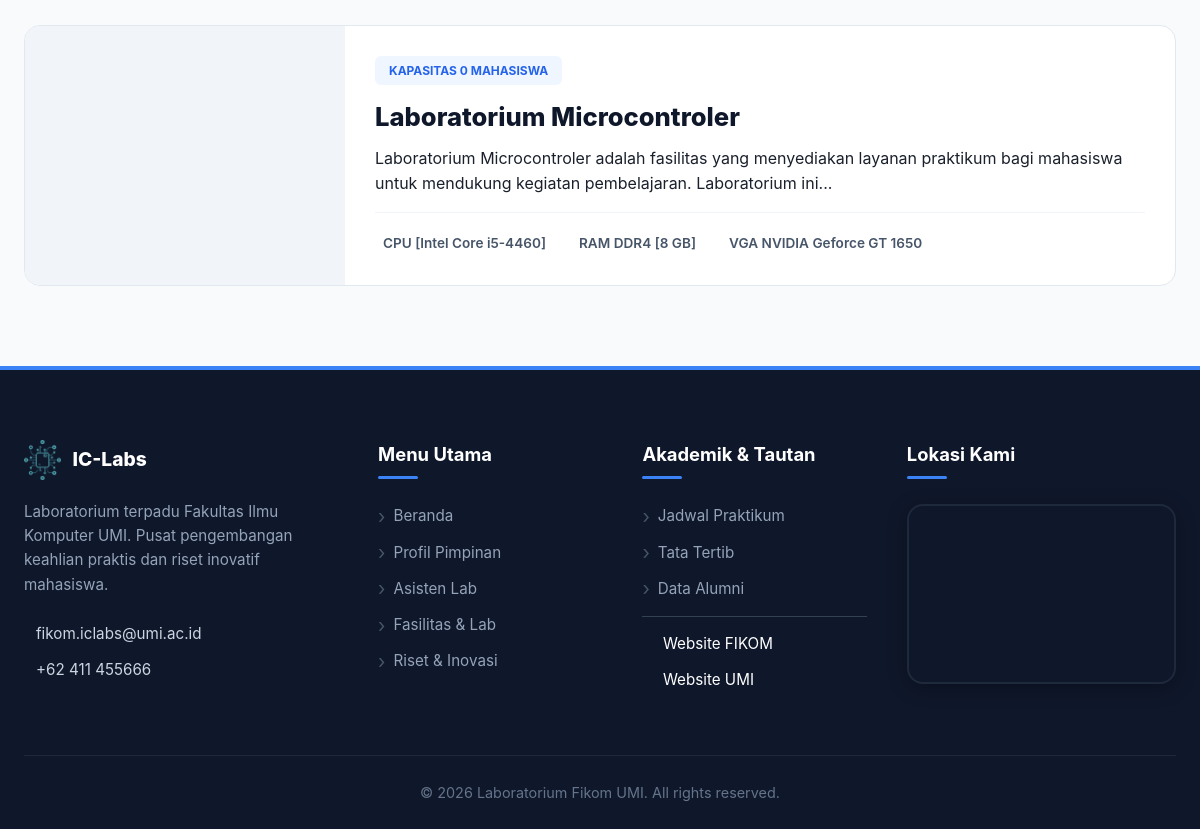
/public/laboratorium (lower part), run on an earlier commit of the app's database.
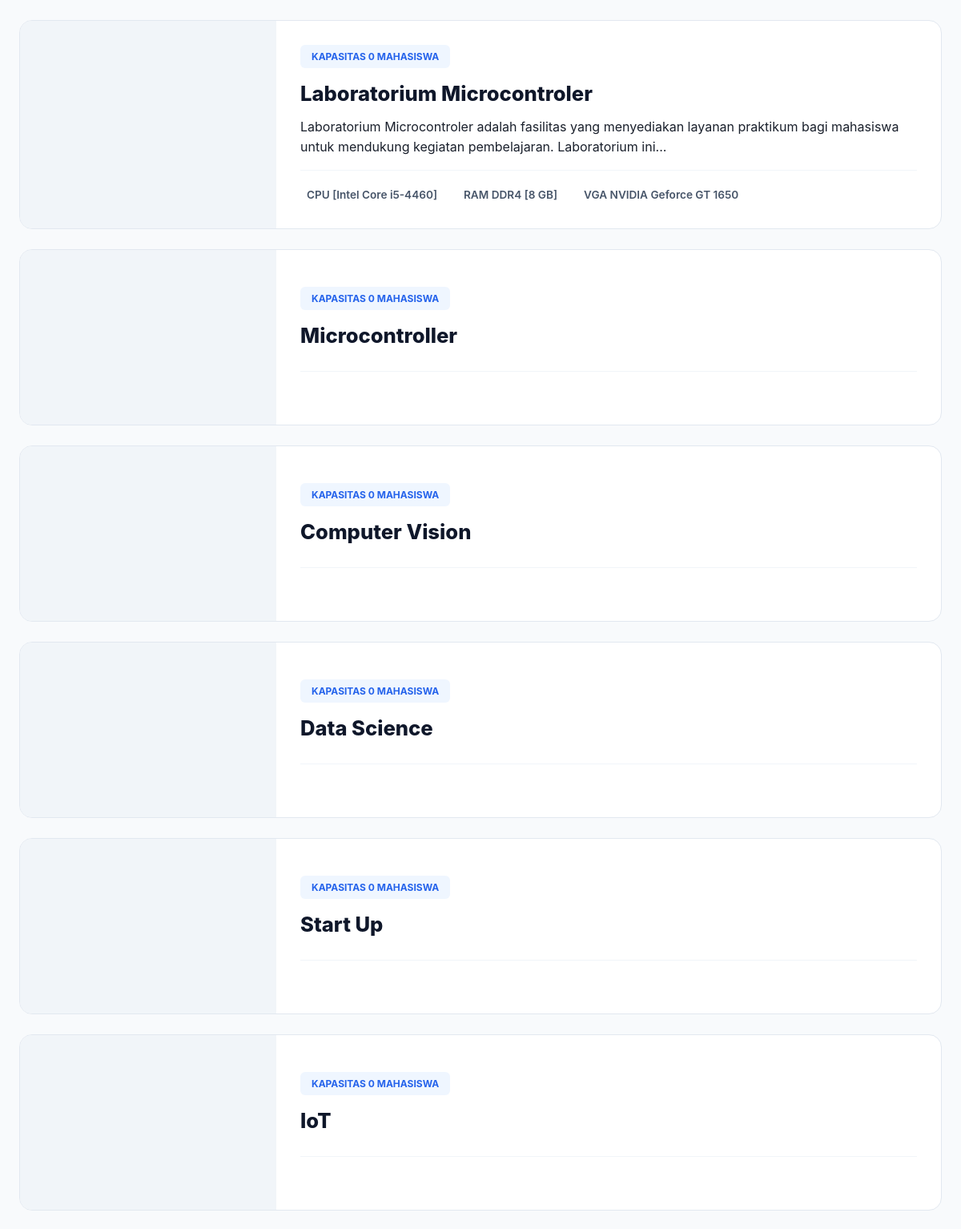
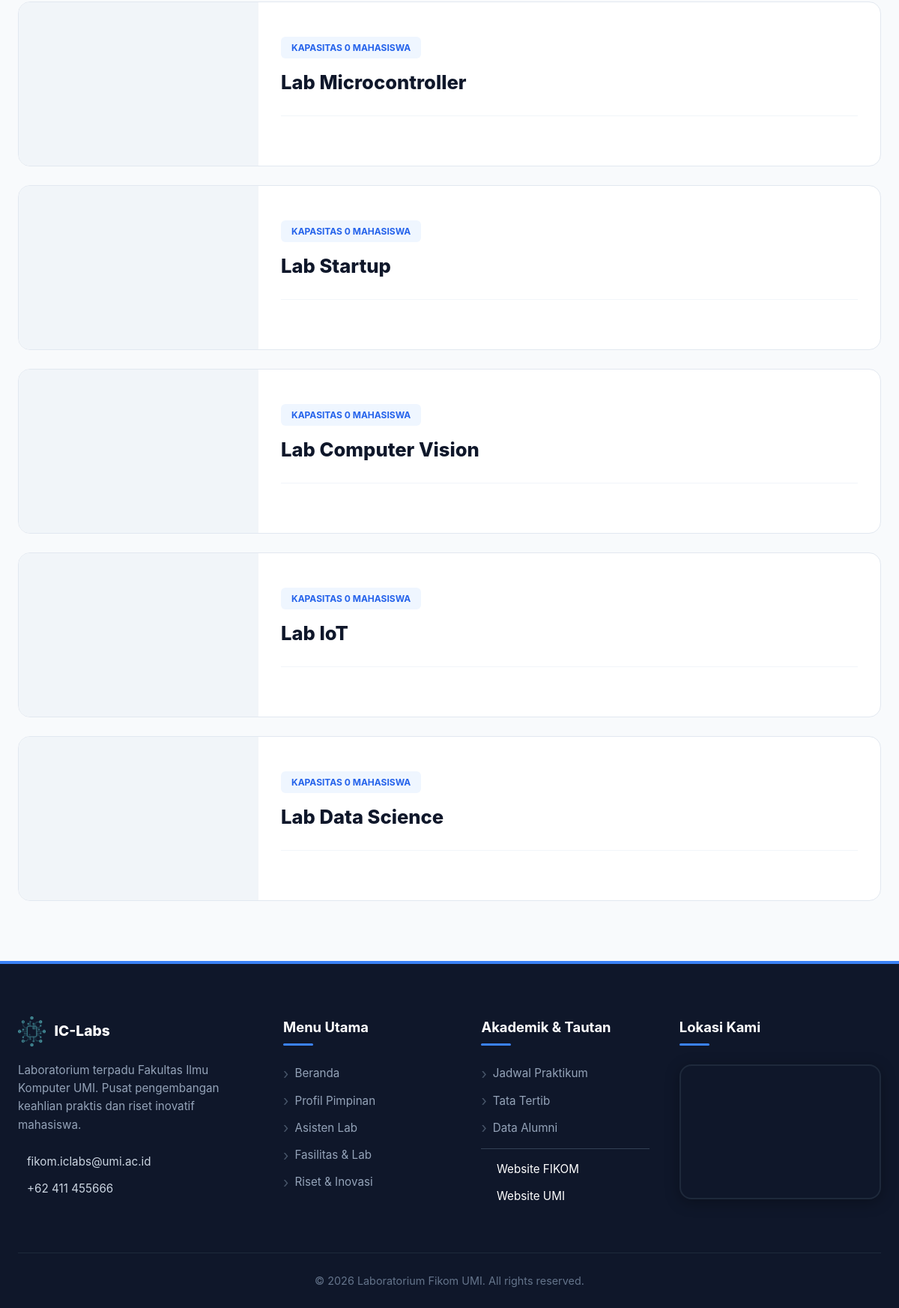
And on a later commit of the database (2 pictures, top to bottom).
### tables this page shows
CREATE TABLE `laboratorium` (
  `idLaboratorium` int(11) NOT NULL,
  `nama` varchar(100) NOT NULL,
  `jenis` enum('Laboratorium','Riset') DEFAULT 'Laboratorium',
  `idKordinatorAsisten` int(11) DEFAULT NULL,
  `deskripsi` text DEFAULT NULL,
  `gambar` varchar(255) DEFAULT NULL,
  `jumlahPc` int(11) DEFAULT NULL,
  `jumlahKursi` int(11) DEFAULT NULL,
  `lokasi` varchar(255) DEFAULT NULL,
  `kapasitas` int(11) DEFAULT 0,
  `processor` varchar(255) DEFAULT NULL,
  `ram` varchar(100) DEFAULT NULL,
  `storage` varchar(100) DEFAULT NULL,
  `gpu` varchar(255) DEFAULT NULL,
  `monitor` varchar(255) DEFAULT NULL,
  `software` text DEFAULT NULL,
  `fasilitas_pendukung` text DEFAULT NULL,
  `koordinator_nama` varchar(255) DEFAULT NULL,
  `koordinator_foto` varchar(255) DEFAULT NULL
);

### app/views/fasilitas/laboratorium.php (the view, shortened to what this page needs)
<?php
$lab_list = [];
if (!empty($data['laboratorium'])) {
    $lab_list = $data['laboratorium'];
} else {
    global $pdo;
    try {
        if ($pdo instanceof PDO) {
            $stmt = $pdo->query("SELECT * FROM laboratorium WHERE jenis = 'Laboratorium' ORDER BY idLaboratorium ASC");
            $lab_list = $stmt->fetchAll(PDO::FETCH_ASSOC);
        }
    } catch (Throwable $e) { $lab_list = []; }
}
?>
<section class="fasilitas-section">
    <div class="container">
        <div class="facility-grid">
            <?php if (!empty($lab_list)) : ?>
                <?php foreach ($lab_list as $row) : ?>
                    <?php
                        $descRaw = $row['deskripsi'] ?? '';
                        $deskripsi = strlen($descRaw) > 150 ? substr($descRaw, 0, 150) . '...' : $descRaw;
                    ?>
                    <a href="<?= PUBLIC_URL ?>/detail_fasilitas/<?= $row['idLaboratorium'] ?>" class="facility-row">
                        <div class="facility-img-side">
                        </div>
                        <div class="facility-info-side">
                            <div class="facility-meta">
                                <span class="badge-info">
                                    <i class="ri-group-line"></i> Kapasitas <?= $row['kapasitas'] ?> Mahasiswa
                                </span>
                            </div>
                            <h3><?= htmlspecialchars($row['nama']) ?></h3>
                            <p><?= htmlspecialchars($deskripsi) ?></p>
                            <div class="mini-specs">
                                <?php if (!empty($row['processor'])) : ?>
                                    <div class="mini-spec-item"><i class="ri-cpu-line"></i> <?= htmlspecialchars($row['processor']) ?></div>
                                <?php endif; ?>
                                <?php if (!empty($row['ram'])) : ?>
                                    <div class="mini-spec-item"><i class="ri-ram-2-line"></i> <?= htmlspecialchars($row['ram']) ?></div>
                                <?php endif; ?>
                                <?php if (!empty($row['gpu'])) : ?>
                                    <div class="mini-spec-item"><i class="ri-window-line"></i> <?= htmlspecialchars($row['gpu']) ?></div>
                                <?php endif; ?>
                            </div>
                        </div>
                    </a>
                <?php endforeach; ?>
            <?php endif; ?>
        </div>
    </div>
</section>

### public/index.php (shortened to what this page needs)
<?php
$pageParam = $_GET['page'] ?? null;
$routeParam = $_GET['route'] ?? null;
$request_uri = $_SERVER['REQUEST_URI'] ?? '/';
$uri_clean   = explode('?', $request_uri)[0];
$script_name = rtrim(dirname($_SERVER['SCRIPT_NAME']), '/\\');
$uriPath     = str_replace($script_name, '', $uri_clean);
$path = trim($pageParam ?? $routeParam ?? $uriPath, '/');
$segments = array_values(array_filter(
    explode('/', $path),
    fn($s) => $s !== ''
));
$page = $segments[0] ?? 'home';
$direct_views = [
    'home'         => 'home/index.php',
    'apps'         => 'home/apps.php',
    'jadwal'       => 'praktikum/jadwal.php',
    'tatatertib'   => 'praktikum/tatatertib.php',
    'formatpenulisan' => 'praktikum/format_penulisan.php',
    'riset'        => 'fasilitas/riset.php',
    'laboratorium' => 'fasilitas/laboratorium.php',
    'detail_fasilitas' => 'fasilitas/detail.php',
    'kepala'       => 'sumberdaya/kepala.php'
];
if (array_key_exists($page, $direct_views)) {
    if (file_exists(VIEW_PATH . '/templates/header.php')) require_once VIEW_PATH . '/templates/header.php';
    $viewFile = VIEW_PATH . '/' . $direct_views[$page];
    if (file_exists($viewFile)) {
        require_once $viewFile;
    } else {
        echo "<div style='padding:50px; text-align:center;'><h3>Halaman Tidak Ditemukan</h3></div>";
    }
    if (file_exists(VIEW_PATH . '/templates/footer.php')) require_once VIEW_PATH . '/templates/footer.php';
    exit;
}
?>

### app/views/templates/header.php (shortened to what this page needs)
<!DOCTYPE html>
<html lang="id">
<head>
    <link rel="stylesheet" href="<?= PUBLIC_URL ?>/css/variables.css">
    <link rel="stylesheet" href="<?= PUBLIC_URL ?>/css/style.css">
    <?php
        $pageQuery = $_GET['page'] ?? null;
        $uri = parse_url($_SERVER['REQUEST_URI'], PHP_URL_PATH);
        $scriptName = dirname($_SERVER['SCRIPT_NAME']);
        $path = str_replace($scriptName, '', $uri);
        $segments = array_values(array_filter(explode('/', trim($path, '/'))));
        $curPage = $page ?? $pageQuery ?? ($segments[0] ?? 'home');
        $cssMap = [
            'home'         => 'home.css',
            'tatatertib'   => 'praktikum.css',
            'jadwal'       => 'praktikum.css',
            'formatpenulisan' => 'praktikum.css',
            'kepala'       => 'sumberdaya.css',
            'asisten'      => 'sumberdaya.css',
            'sumberdaya'   => 'sumberdaya.css',
            'detail'       => 'sumberdaya.css',
            'fasilitas'    => 'fasilitas.css',
            'riset'        => 'fasilitas.css',
            'laboratorium' => 'fasilitas.css',
            'sop'          => 'sumberdaya.css',
            'alumni'       => 'alumni.css',
            'contact'      => 'contact.css',
            'apps'         => 'apps.css'
        ];
        if (array_key_exists($curPage, $cssMap)) {
            echo '<link rel="stylesheet" href="' . PUBLIC_URL . '/css/' . $cssMap[$curPage] . '">';
        }
    ?>
    <link href="https://cdn.jsdelivr.net/npm/remixicon@3.5.0/fonts/remixicon.css" rel="stylesheet">
</head>
<body>
    <main>

### app/views/templates/footer.php (shortened to what this page needs)
<footer class="main-footer">
    <div class="container">
        <div class="footer-grid">
            <div class="footer-section brand-col">
                <div class="footer-logo">
                    <img src="<?php echo ASSETS_URL; ?>/images/navbar-icon.png" alt="Logo" style="height: 40px; object-fit: contain;">
                    <span style="font-weight: 800; font-size: 1.2rem; color: #fff;">IC-Labs</span>
                </div>
                <p class="footer-desc">
                    Laboratorium terpadu Fakultas Ilmu Komputer UMI. Pusat pengembangan keahlian praktis dan riset inovatif mahasiswa.
                </p>
                <div class="contact-list">
                    <p><i class="ri-mail-send-line"></i> fikom.iclabs@umi.ac.id</p>
                    <p><i class="ri-phone-line"></i> +62 411 455666</p>
                </div>
            </div>
            <div class="footer-section">
                <h3>Menu Utama</h3>
                <ul class="footer-links">
                    <li><a href="<?php echo PUBLIC_URL; ?>/home">Beranda</a></li>
                    <li><a href="<?php echo PUBLIC_URL; ?>/kepala">Profil Pimpinan</a></li>
                    <li><a href="<?php echo PUBLIC_URL; ?>/asisten">Asisten Lab</a></li>
                    <li><a href="<?php echo PUBLIC_URL; ?>/laboratorium">Fasilitas & Lab</a></li>
                    <li><a href="<?php echo PUBLIC_URL; ?>/riset">Riset & Inovasi</a></li>
                </ul>
            </div>
            <div class="footer-section">
                <h3>Akademik & Tautan</h3>
                <ul class="footer-links">
                    <li><a href="<?php echo PUBLIC_URL; ?>/jadwal">Jadwal Praktikum</a></li>
                    <li><a href="<?php echo PUBLIC_URL; ?>/tatatertib">Tata Tertib</a></li>
                    <li><a href="<?php echo PUBLIC_URL; ?>/alumni">Data Alumni</a></li>
                    <li class="separator-link" style="margin: 10px 0; border-top: 1px solid #334155;"></li>
                    <li>
                        <a href="https://fikom.umi.ac.id" target="_blank" style="color: #ffffffff;">
                            Website FIKOM
                        </a>
                    </li>
                    <li>
                        <a href="https://umi.ac.id" target="_blank" style="color: #ffffffff;">
                            Website UMI
                        </a>
                    </li>
                </ul>
            </div>
            <div class="footer-section">
                <h3>Lokasi Kami</h3>
                <div class="map-wrapper">
                    <iframe
                        src="https://www.google.com/maps/embed?pb=!1m14!1m8!1m3!1d3973.791123008261!2d119.448235!3d-5.137305!3m2!1i1024!2i768!4f13.1!3m3!1m2!1s0x2dbefd3165008369%3A0x7af75b8baf265f2b!2sFakultas%20Ilmu%20Komputer%20UMI!5e0!3m2!1sid!2sus!4v1766106276722!5m2!1sid!2sus"
                        width="100%" height="100%" style="border:0;" allowfullscreen="" loading="lazy">
                    </iframe>
                </div>
            </div>
        </div>
        <div class="copyright">
            <p>&copy; <?= date('Y'); ?> Laboratorium Fikom UMI. All rights reserved.</p>
        </div>
    </div>
</footer>
<link href="https://cdn.jsdelivr.net/npm/remixicon@3.5.0/fonts/remixicon.css" rel="stylesheet">
</body>
</html>

### public/css/variables.css (style rules this page uses)
:root { --primary-navy: #1e3a8a; --primary-blue: #2563eb; --hover-blue: #1e40af; --bg-light: #f8fbff; --bg-white: #ffffff; --bg-soft: #eff6ff; --text-dark: #1a202c; --text-grey: #4a5568; --text-light: #dbeafe; --border-color: #e2e8f0; --border-blue: #eff6ff; --shadow-soft: 0 4px 12px rgba(30, 58, 138, 0.05); --container-width: 1280px; --font-main: 'Inter', 'Segoe UI', sans-serif; --radius-card: 15px; --radius-btn: 50px; }

### public/css/style.css (style rules this page uses)
* { margin: 0; padding: 0; box-sizing: border-box; font-family: "Inter", "Segoe UI", sans-serif; }
body { background-color: #f8fbff; color: #1a202c; line-height: 1.6; padding-top: 80px; }
html, body { max-width: 100%; overflow-x: hidden; }
.container { width: 100%; max-width: 1200px; margin: 0 auto; padding: 0 24px; }
h1, h2, h3, h4 { color: #1e3a8a; font-weight: 800; }
a { text-decoration: none; transition: 0.3s ease; }
img { max-width: 100%; display: block; }
.main-footer { background-color: #0f172a; color: #e2e8f0; padding-top: 70px; font-size: 0.95rem; position: relative; z-index: 10; margin-top: auto; border-top: 4px solid #3b82f6; }
.footer-grid { display: grid; grid-template-columns: 1.4fr 1fr 1fr 1.2fr; gap: 40px; margin-bottom: 50px; align-items: start; }
.footer-logo { display: flex; align-items: center; gap: 12px; margin-bottom: 20px; }
.footer-logo img { height: 40px; object-fit: contain; }
.footer-logo span { font-weight: 800; font-size: 1.2rem; color: #fff; }
.footer-desc { color: #94a3b8; line-height: 1.6; margin-bottom: 25px; padding-right: 20px; }
.contact-list p { display: flex; align-items: center; gap: 12px; margin-bottom: 12px; color: #cbd5e1; }
.footer-section h3 { color: #ffffff; font-size: 1.15rem; font-weight: 700; margin-bottom: 25px; position: relative; display: inline-block; padding-bottom: 10px; }
.footer-section h3::after { content: ""; position: absolute; left: 0; bottom: 0; width: 40px; height: 3px; background-color: #3b82f6; border-radius: 2px; }
.footer-links { list-style: none; padding: 0; margin: 0; }
.footer-links li { margin-bottom: 12px; }
.footer-links a { color: #94a3b8; text-decoration: none; transition: all 0.3s cubic-bezier(0.4, 0, 0.2, 1); display: flex; align-items: center; padding-left: 0; }
.footer-links a::before { content: "›"; margin-right: 8px; font-size: 1.2rem; color: #475569; transition: color 0.2s; line-height: 1; }
.footer-links a[target="_blank"] { color: #ffffff; }
.footer-links a[target="_blank"]::before { content: "\ea90"; font-family: "remixicon"; font-size: 1rem; color: #ffffff; }
.separator-link { border-top: 1px solid #1e293b; margin: 15px 0 !important; }
.map-wrapper { width: 100%; height: 180px; border-radius: 16px; overflow: hidden; box-shadow: 0 4px 20px rgba(0, 0, 0, 0.3); border: 2px solid #1e293b; }
.copyright { border-top: 1px solid #1e293b; padding: 25px 0; text-align: center; color: #64748b; font-size: 0.9rem; margin-top: 20px; }

### public/css/fasilitas.css (style rules this page uses)
.fasilitas-section { padding: 80px 0; background-color: #f8fafc; min-height: 100vh; font-family: "Inter", -apple-system, BlinkMacSystemFont, sans-serif; }
.container { max-width: 1200px; margin: 0 auto; padding: 0 24px; }
.facility-grid { display: flex; flex-direction: column; gap: 25px; width: 100%; }
.facility-row { background: #ffffff; border: 1px solid #e2e8f0; border-radius: 16px; display: flex; overflow: hidden; transition: all 0.3s ease; text-decoration: none; color: inherit; min-height: 220px; }
.facility-img-side { flex: 0 0 320px; background: #f1f5f9; position: relative; overflow: hidden; display: flex; align-items: center; justify-content: center; }
.facility-info-side { flex: 1; padding: 30px; display: flex; flex-direction: column; justify-content: center; }
.facility-meta { display: flex; gap: 12px; margin-bottom: 12px; }
.badge-info { background: #eff6ff; color: #2563eb; padding: 5px 14px; border-radius: 6px; font-size: 0.75rem; font-weight: 700; text-transform: uppercase; }
.facility-row h3 { font-size: 1.6rem; color: #0f172a; margin-bottom: 8px; font-weight: 800; }
.mini-specs { display: flex; gap: 25px; padding-top: 20px; margin-top: 15px; border-top: 1px solid #f1f5f9; }
.mini-spec-item { display: flex; align-items: center; gap: 8px; font-size: 0.85rem; color: #475569; font-weight: 600; }

What changed in the data, as far as the page shows it:
added laboratorium: kapasitas "0", nama "Microcontroller"
added laboratorium: kapasitas "0", nama "Computer Vision"
added laboratorium: kapasitas "0", nama "Data Science"
added laboratorium: kapasitas "0", nama "Start Up"
added laboratorium: kapasitas "0", nama "IoT"
added laboratorium: kapasitas "0", nama "Lab Microcontroller"
added laboratorium: kapasitas "0", nama "Lab Startup"
added laboratorium: kapasitas "0", nama "Lab Computer Vision"
added laboratorium: kapasitas "0", nama "Lab IoT"
added laboratorium: kapasitas "0", nama "Lab Data Science"
